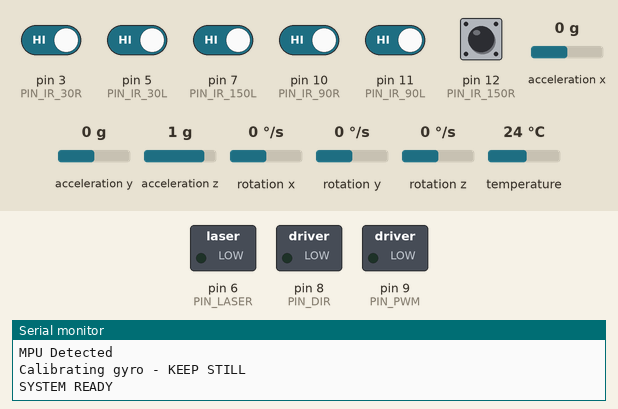
Recording of a sketch running on a simulated Arduino Uno, built with avr-gcc and run on an emulated ATmega328P. Shown: switched loads named in the sketch (green lamp = pin HIGH), the last lines printed to the serial monitor. Inputs (shaded band) come from the test bench; at power-on: pin 3 (PIN_IR_30R), pin 5 (PIN_IR_30L), pin 7 (PIN_IR_150L), pin 10 (PIN_IR_90R), pin 11 (PIN_IR_90L), pin 12 (PIN_IR_150R) HIGH, acceleration x 0 g, acceleration y 0 g, acceleration z 1 g, rotation x 0 °/s, rotation y 0 °/s, rotation z 0 °/s, temperature 24 °C.

Above: at 4.8 s.
4.9 s: pin 3 (PIN_IR_30R) driven LOW
At 5.7 s:
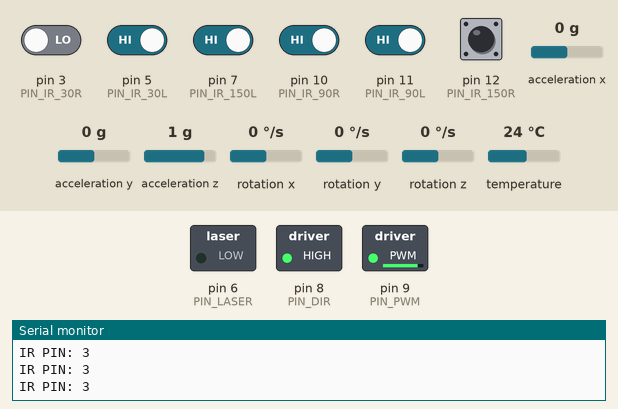
6.4 s: pin 5 (PIN_IR_30L) driven LOW
At 7.4 s:
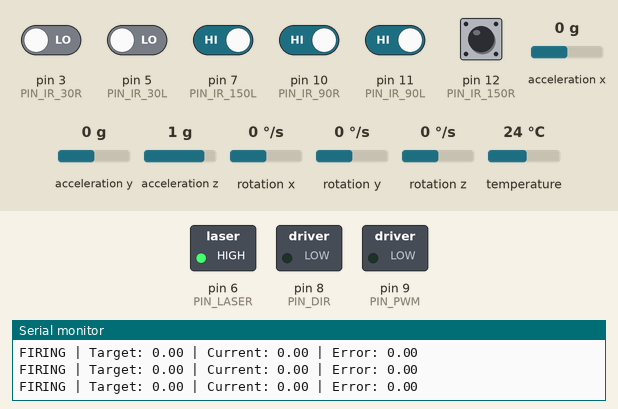
9.4 s: pin 5 (PIN_IR_30L) driven HIGH
At 10.6 s:
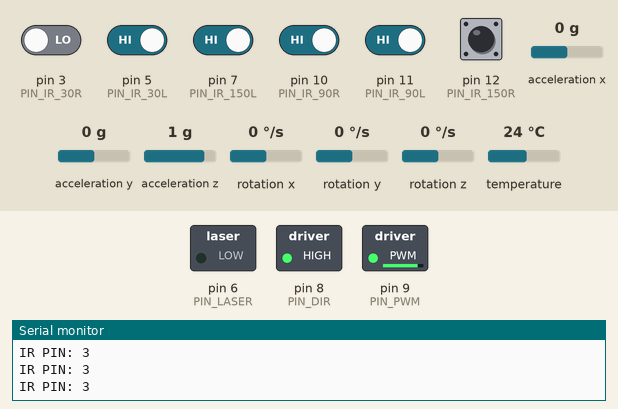
10.9 s: pin 3 (PIN_IR_30R) driven HIGH
At 11.7 s:
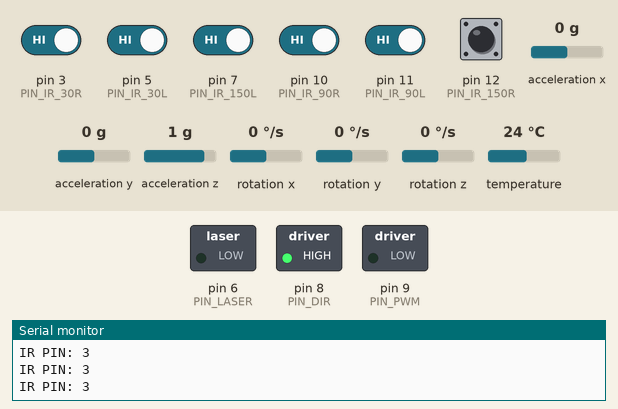
12.4 s: pin 7 (PIN_IR_150L) driven LOW
At 12.7 s:
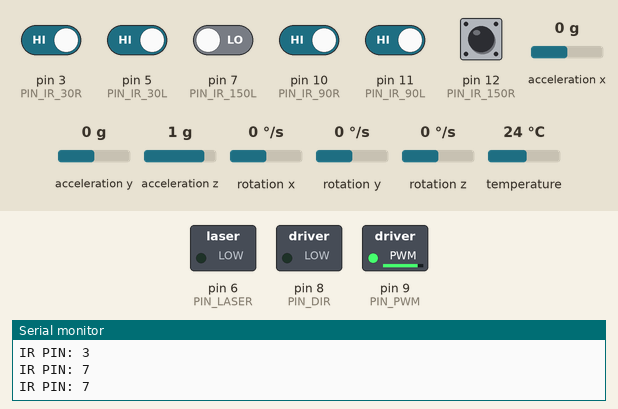
13.9 s: pin 3 (PIN_IR_30R) driven LOW and pin 5 (PIN_IR_30L) driven LOW and pin 7 (PIN_IR_150L) driven HIGH and pin 10 (PIN_IR_90R) driven LOW and pin 11 (PIN_IR_90L) driven LOW
At 15.0 s:
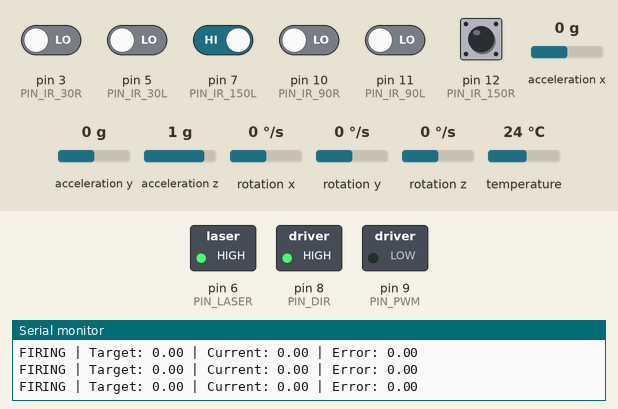
Timing chart, 0 to 17.7 s (numbered marks = the images above; inputs shaded):
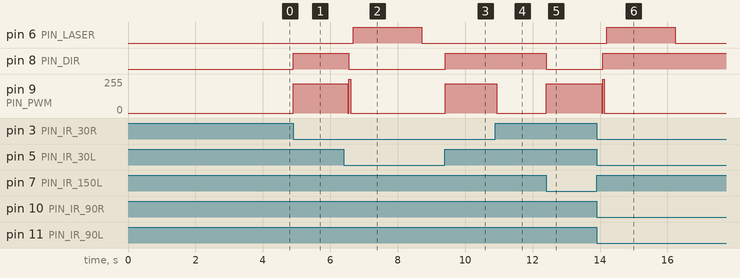

Measured:
- after the input at 4.9 s, pin 8 (PIN_DIR): LOW → HIGH at once; pin 9 (PIN_PWM): 0/255 → 220/255 at once
- after the input at 6.4 s, pin 6 (PIN_LASER): LOW → HIGH after 0.28 s, → LOW 2.0 s later; pin 8 (PIN_DIR): HIGH → LOW after 0.15 s; pin 9 (PIN_PWM): 220/255 → 0/255 after 0.12 s
- after the input at 9.4 s, pin 8 (PIN_DIR): LOW → HIGH at once; pin 9 (PIN_PWM): 0/255 → 220/255 at once
- after the input at 10.9 s, pin 9 (PIN_PWM): 220/255 → 0/255 at once
- after the input at 12.4 s, pin 8 (PIN_DIR): HIGH → LOW at once; pin 9 (PIN_PWM): 0/255 → 220/255 at once
- after the input at 13.9 s, pin 6 (PIN_LASER): LOW → HIGH after 0.30 s, → LOW 2.0 s later; pin 8 (PIN_DIR): LOW → HIGH after 0.18 s; pin 9 (PIN_PWM): 220/255 → 0/255 after 0.15 s

The sketch:

seth_test.ino
```cpp
#include <Adafruit_MPU6050.h>
#include <Adafruit_Sensor.h>
#include <Wire.h>

Adafruit_MPU6050 mpu;

// ---------------- MOTOR DRIVER ----------------
const int PIN_DIR = 8;
const int PIN_PWM = 9;

// ---------------- LASER ----------------
const int PIN_LASER = 6;

// ---------------- IR SENSORS ----------------
// Positive = right
// Negative = left
const int PIN_IR_30R  = 3;
const int PIN_IR_90R  = 10;
const int PIN_IR_150R = 12;
const int PIN_IR_150L = 7;
const int PIN_IR_90L  = 11;
const int PIN_IR_30L  = 5;

const int SENSOR_PINS[] = {
  PIN_IR_30R,
  PIN_IR_30L,
  PIN_IR_150R,
  PIN_IR_150L,
  PIN_IR_90L,
  PIN_IR_90R
};

const int SENSOR_ANGLES[] = {
  30,
  -30,
  150,
  -150,
  -90,
  90
};

const int NUM_SENSORS = 6;

// ---------------- MOTOR SPEED ----------------
const int TRACK_PWM = 220;

// ---------------- GYRO CORRECTION ----------------
const float ANGLE_TOLERANCE = 2.5;
const int CORRECTION_PWM = 220;
const unsigned long CORRECTION_PULSE = 40;
const unsigned long CORRECTION_COAST = 50;
const unsigned long MAX_RELOCATE_TIME = 1500;

const bool CORRECTION_INVERT = true;

// ---------------- LASER ----------------
const unsigned long LASER_TIME = 2000;

// ---------------- MOTOR STATE ----------------
bool wasSpinning = false;
int currentDir = -1;

// ---------------- TARGET STATE ----------------
bool targetHandled = false;
float targetAngle = 0;

// ---------------- GYRO STATE ----------------
float gyroZOffset = 0;
float gyroZRate = 0;
float angleZ = 0;

unsigned long previousGyroTime = 0;


// =====================================================
// UPDATE GYRO
// =====================================================

void updateGyro() {
  sensors_event_t a, g, temp;
  mpu.getEvent(&a, &g, &temp);

  unsigned long now = micros();

  float dt = (now - previousGyroTime) / 1000000.0;

  previousGyroTime = now;

  gyroZRate = g.gyro.z * 180.0 / PI;

  gyroZRate -= gyroZOffset;

  if (fabs(gyroZRate) < 0.3) {
    gyroZRate = 0;
  }

  angleZ += gyroZRate * dt;
}


// =====================================================
// GYRO-AWARE DELAY
// =====================================================

void gyroDelay(unsigned long duration) {
  unsigned long start = millis();

  while (millis() - start < duration) {
    updateGyro();
    delay(2);
  }
}


// =====================================================
// STOP MOTOR
// =====================================================

void stopMotor() {
  analogWrite(PIN_PWM, 0);
}


// =====================================================
// CORRECTION PULSE
// =====================================================

void correctAngle(float error) {
  bool direction;

  if (error > 0) {
    direction = HIGH;
  } else {
    direction = LOW;
  }

  if (CORRECTION_INVERT) {
    direction = !direction;
  }

  digitalWrite(PIN_DIR, direction);
  currentDir = direction;

  analogWrite(PIN_PWM, CORRECTION_PWM);

  gyroDelay(CORRECTION_PULSE);

  stopMotor();

  gyroDelay(CORRECTION_COAST);
}


// =====================================================
// RETURN TO SAVED TARGET
// =====================================================

bool relocateToTarget() {
  unsigned long startTime = millis();

  while (true) {
    updateGyro();

    float error = targetAngle - angleZ;

    Serial.print("TARGET: ");
    Serial.print(targetAngle, 2);

    Serial.print(" | CURRENT: ");
    Serial.print(angleZ, 2);

    Serial.print(" | ERROR: ");
    Serial.println(error, 2);

    if (fabs(error) <= ANGLE_TOLERANCE) {
      stopMotor();

      Serial.println("TARGET ANGLE REACHED");

      return true;
    }

    if (millis() - startTime > MAX_RELOCATE_TIME) {
      stopMotor();

      Serial.println("RELOCATION TIMEOUT");

      return false;
    }

    correctAngle(error);
  }
}


// =====================================================
// LASER FIRE + CONTINUOUS ANGLE HOLD
// =====================================================

void fireLaserAndHold() {
  Serial.println("*** LASER ON ***");

  digitalWrite(PIN_LASER, HIGH);

  unsigned long fireStart = millis();

  while (millis() - fireStart < LASER_TIME) {
    updateGyro();

    float error = targetAngle - angleZ;

    if (fabs(error) > ANGLE_TOLERANCE) {
      correctAngle(error);
    } else {
      stopMotor();
      delay(2);
    }

    Serial.print("FIRING | Target: ");
    Serial.print(targetAngle, 2);

    Serial.print(" | Current: ");
    Serial.print(angleZ, 2);

    Serial.print(" | Error: ");
    Serial.println(error, 2);
  }

  digitalWrite(PIN_LASER, LOW);

  stopMotor();

  Serial.println("*** LASER OFF ***");
}


// =====================================================
// SETUP
// =====================================================

void setup() {
  Serial.begin(9600);
  Wire.begin();

  pinMode(PIN_DIR, OUTPUT);
  pinMode(PIN_PWM, OUTPUT);
  pinMode(PIN_LASER, OUTPUT);

  for (int i = 0; i < NUM_SENSORS; i++) {
    pinMode(SENSOR_PINS[i], INPUT_PULLUP);
  }

  stopMotor();

  digitalWrite(PIN_LASER, LOW);

  if (!mpu.begin()) {
    Serial.println("Failed to find MPU6050");

    while (1) {
      delay(10);
    }
  }

  Serial.println("MPU Detected");

  mpu.setAccelerometerRange(MPU6050_RANGE_8_G);
  mpu.setGyroRange(MPU6050_RANGE_500_DEG);
  mpu.setFilterBandwidth(MPU6050_BAND_21_HZ);

  Serial.println("Calibrating gyro - KEEP STILL");

  float total = 0;

  for (int i = 0; i < 500; i++) {
    sensors_event_t a, g, temp;

    mpu.getEvent(&a, &g, &temp);

    total += g.gyro.z * 180.0 / PI;

    delay(5);
  }

  gyroZOffset = total / 500.0;

  angleZ = 0;
  previousGyroTime = micros();

  Serial.println("SYSTEM READY");
}


// =====================================================
// LOOP
// =====================================================

void loop() {
  updateGyro();

  bool found = false;
  int bestAngle = 0;
  int bestAbs = 9999;

  // 1. SCAN SENSORS
  for (int i = 0; i < NUM_SENSORS; i++) {
    if (digitalRead(SENSOR_PINS[i]) == LOW) {
      Serial.print("IR PIN: ");
      Serial.println(SENSOR_PINS[i]);

      int absAngle = abs(SENSOR_ANGLES[i]);

      if (absAngle < bestAbs) {
        bestAbs = absAngle;
        bestAngle = SENSOR_ANGLES[i];
        found = true;
      }
    }
  }

  // 2. FRONT OVERLAP
  bool frontRight = digitalRead(PIN_IR_30R) == LOW;
  bool frontLeft = digitalRead(PIN_IR_30L) == LOW;

  bool overlap = frontRight && frontLeft;

  if (!overlap) {
    targetHandled = false;
  }

  // 3. NEW TARGET LOCK
  if (overlap && !targetHandled) {
    updateGyro();

    targetAngle = angleZ;
    targetHandled = true;

    Serial.println();
    Serial.println("*** TARGET DETECTED ***");

    Serial.print("Saved target angle: ");
    Serial.println(targetAngle, 2);

    // Brake existing motion
    if (wasSpinning) {
      gyroDelay(80);

      stopMotor();

      gyroDelay(30);

      bool brakeDirection = !currentDir;

      digitalWrite(PIN_DIR, brakeDirection);
      analogWrite(PIN_PWM, 255);

      gyroDelay(50);

      stopMotor();

      currentDir = brakeDirection;
      wasSpinning = false;
    }

    Serial.print("Post-brake angle: ");
    Serial.println(angleZ, 2);

    Serial.println("Relocating to target...");

    bool aligned = relocateToTarget();

    if (aligned) {
      fireLaserAndHold();
    }

    return;
  }

  // 4. TARGET ALREADY FIRED
  if (overlap && targetHandled) {
    stopMotor();

    digitalWrite(PIN_LASER, LOW);

    return;
  }

  // 5. NORMAL IR TRACKING
  if (found) {
    digitalWrite(PIN_LASER, LOW);

    wasSpinning = true;

    if (bestAngle > 0) {
      digitalWrite(PIN_DIR, HIGH);
      currentDir = HIGH;
    } else {
      digitalWrite(PIN_DIR, LOW);
      currentDir = LOW;
    }

    analogWrite(PIN_PWM, TRACK_PWM);

    gyroDelay(150);

    return;
  }

  // 6. LOSS OF TARGET
  stopMotor();

  digitalWrite(PIN_LASER, LOW);

  wasSpinning = false;
}
```
